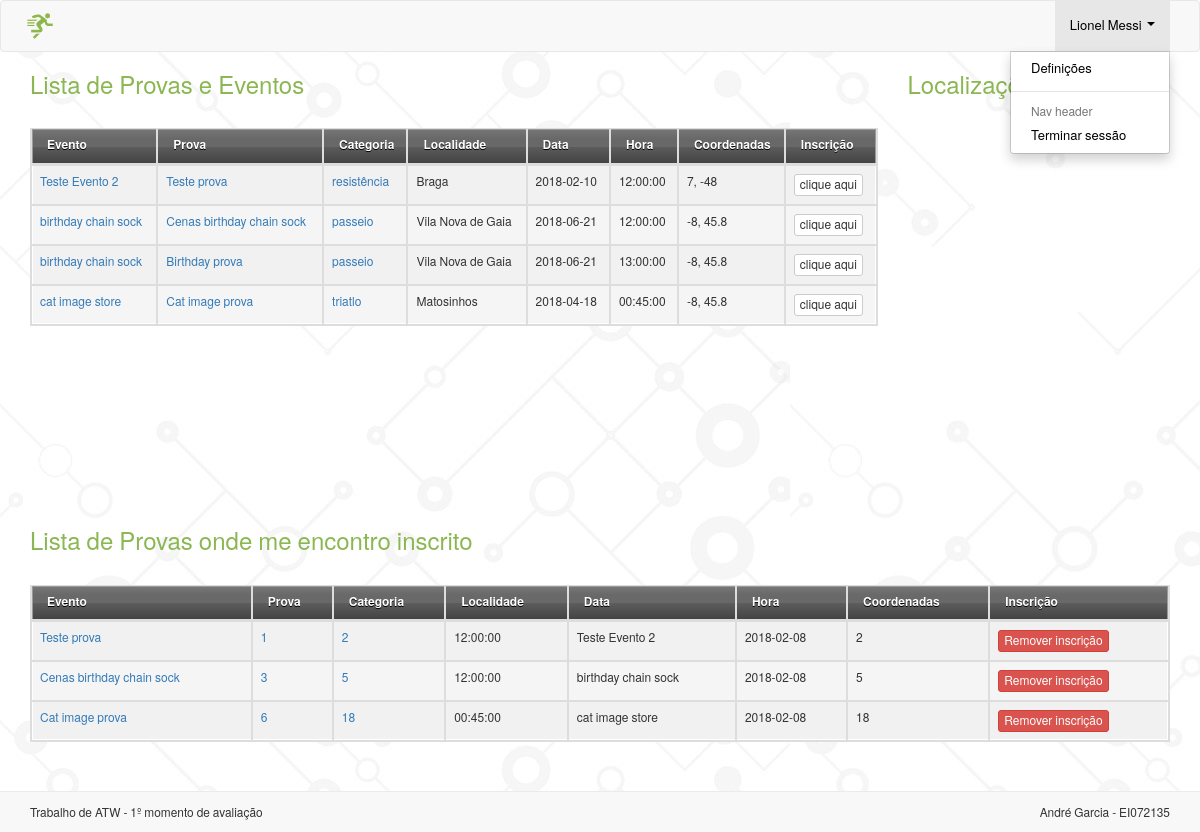
The app's page /provas.php (signed in) with its own data.
### tables this page shows
CREATE TABLE `prova` (
  `idp` int(11) NOT NULL,
  `designacao` text NOT NULL,
  `hora` time NOT NULL,
  `idevento` int(11) NOT NULL
);

CREATE TABLE `evento` (
  `ide` int(11) NOT NULL,
  `designacao` varchar(254) DEFAULT NULL,
  `local` varchar(500) NOT NULL,
  `coordenadas` text,
  `categoria` text NOT NULL,
  `dataevento` date NOT NULL,
  `ativo` tinyint(1) NOT NULL DEFAULT '1'
);

CREATE TABLE `inscricoes` (
  `idutilizador` int(11) NOT NULL,
  `idprova` int(11) NOT NULL,
  `datainsc` date NOT NULL,
  `datalimite` date NOT NULL
);

### provas.php (the view, shortened to what this page needs)
<?php
$connection       = ConnectDB::getInstance()->getConnection();
$query            = "SELECT * FROM prova INNER JOIN evento ON evento.ide = prova.idevento";
$results          = mysqli_query($connection, $query);
$query_inscricoes = "SELECT * FROM inscricoes INNER JOIN prova on prova.idp = inscricoes.idprova INNER JOIN evento on
               evento.ide = prova.idevento where idutilizador = ".$_SESSION['idu'];
$inscricoes       = mysqli_query($connection, $query_inscricoes)->fetch_all();
?>
<!doctype html>
<html lang="en">
<head>
  <link rel="stylesheet" href="https://maxcdn.bootstrapcdn.com/bootstrap/3.3.7/css/bootstrap.min.css">
  <link rel="stylesheet" href="assets/css/custom.css">
  <link rel="stylesheet" href="assets/css/tabela.css">
  <link rel="stylesheet" href="https://maxcdn.bootstrapcdn.com/font-awesome/4.7.0/css/font-awesome.min.css">
  <link rel="stylesheet" href="https://cdn.datatables.net/1.10.16/css/dataTables.bootstrap.min.css">
  <link href="https://cdnjs.cloudflare.com/ajax/libs/bootstrap-tour/0.11.0/css/bootstrap-tour.min.css"
        rel="stylesheet">
</head>
<body>
<nav class="navbar navbar-default no-margin-bottom">
  <div class="container">
    <div class="navbar-header">
      <a class="navbar-brand" href="#"><img class="img-responsive" src="assets/img/run_logo.png" /></a>
    </div>
    <div class="collapse navbar-collapse" id="bs-example-navbar-collapse-1">
      <ul class="nav navbar-nav navbar-right">
        <li class="dropdown open">
              <a href="#" class="dropdown-toggle" data-toggle="dropdown" role="button" aria-haspopup="true" aria-expanded="true"><?php echo $_SESSION['nome'] ?>
                <span class="caret"></span></a>
              <ul class="dropdown-menu">
                <li><a href="definicoes.php">Definições</a></li>
                <li role="separator" class="divider"></li>
                <li class="dropdown-header">Nav header</li>
                <li><a href="logout.php">Terminar sessão</a></li>
              </ul>
            </li>
      </ul>
    </div>
  </div>
</nav>
<div class="container">
  <div class="row">
    <div class="col-sm-9">
      <h3 class="titulo">Lista de Provas e Eventos</h3>
      <table id="prova" class="table table-striped table-bordered" cellspacing="0" width="100%">
        <thead>
        <tr>
          <th>Evento</th>
          <th>Prova</th>
          <th>Categoria</th>
          <th>Localidade</th>
          <th>Data</th>
          <th>Hora</th>
          <th>Coordenadas</th>
          <th>Inscrição</th>
        </tr>
        </thead>
        <tbody>
        <?php while ($row = mysqli_fetch_array($results)) { ?>
          <tr>
            <td><a href="#"><?= $row[5] ?></a></td>
            <td><a href="#"><?= $row[1] ?></a></td>
            <td><a href="#"><?= $row[8] ?></a></td>
            <td><?php echo($row[6]) ?></td>
            <td><?php echo($row[9]) ?></td>
            <td><?= $row[2] ?></td>
            <td><?= $row[7] ?></td>
            <td>
              <button id="inscrever_prova" type="submit" value="<?= $row[0]; ?>" class="btn btn-default btn-xs
              inscrever_prova">clique aqui</button>
            </td>
          </tr>
        <?php } ?>
        </tbody>
      </table>
    </div>
    <div class="col-sm-3">
      <h3 class="titulo">Localizações</h3>
      <div id="map"></div>
    </div>
  </div>
  <div class="row">
    <div class="col-sm-12">
      <h3 class="titulo">Lista de Provas onde me encontro inscrito</h3>
        <?php if (empty($inscricoes)){ ?>
            <table id="inscrito" class="hide table table-striped table-bordered" cellspacing="0" width="100%">
        <thead>
        <tr>
          <th>Evento</th>
          <th>Prova</th>
          <th>Categoria</th>
          <th>Localidade</th>
          <th>Data</th>
          <th>Hora</th>
          <th>Coordenadas</th>
          <th>Inscrição</th>
        </tr>
        </thead>
        <tbody>
        </tbody>
            </table>
          <u id="zero_inscritos">Não se encontra inscrito em nenhuma prova!</u>
        <?php } else
        { ?>
      <table id="inscrito" class="table table-striped table-bordered" cellspacing="0" width="100%">
        <thead>
        <tr>
          <th>Evento</th>
          <th>Prova</th>
          <th>Categoria</th>
          <th>Localidade</th>
          <th>Data</th>
          <th>Hora</th>
          <th>Coordenadas</th>
          <th>Inscrição</th>
        </tr>
        </thead>
        <tbody>
        <?php
        foreach ($inscricoes as $row) { ?>
          <tr>
            <td><a href="#"><?= $row[5] ?></a></td>
            <td><a href="#"><?= $row[1] ?></a></td>
            <td><a href="#"><?= $row[8] ?></a></td>
            <td><?php echo($row[6]) ?></td>
            <td><?php echo($row[9]) ?></td>
            <td><?= $row[2] ?></td>
            <td><?= $row[7] ?></td>
            <td>
              <button id="inscrever" type="button" value="<?= $row[1]; ?>" class="btn btn-danger btn-xs remover_prova">
                Remover inscrição</button>
            </td>
          </tr>
        <?php } ?>
        <?php } ?>
        </tbody>
      </table>
    </div>
  </div>
</div>
<div class="navbar navbar-fixed-bottom">
  <div class="container-fluid"
       style="background-color: #F8F8F8; padding: 10px; border-top: 1px solid #ebebeb; margin-top:25px;">
    <div class="container">
      <div class="row">
        <div class="col-sm-6" style="background-color: #F8F8F8">
          <small>Trabalho de ATW - 1º momento de avaliação</small>
        </div>
        <div class="col-sm-6" style="text-align:right;">
          <small>André Garcia - EI072135</small>
        </div>
      </div>
    </div>
  </div>
</div>
</body>
</html>

### assets/css/custom.css (style rules this page uses)
body { background-image: url("../img/upgridbackground.jpg"); font-family: FontAwesome, Helvetica Neue, Helvetica, Arial, sans-serif; }
.navbar-brand { color: #000 !important; }
.navbar-brand { padding: 0px; }
.navbar-brand>img { height: 100%; padding: 10px; width: auto; }
.navbar-brand { width: 300px; }
.nav a { color: black !important; font-size: 13px !important; }
.no-margin-bottom { margin-bottom: 0px !important; }
.titulo { color:#8BB753; }
body { padding-bottom: 70px; }

### assets/css/tabela.css (style rules this page uses)
table { background: #f5f5f5; border-collapse: separate; box-shadow: inset 0 1px 0 #fff; font-size: 12px; line-height: 24px; margin: 30px auto; text-align: left; width: 800px; }
th { background: url(https://jackrugile.com/images/misc/noise-diagonal.png), linear-gradient(#777, #444); border-left: 1px solid #555; border-right: 1px solid #777; border-top: 1px solid #555; border-bottom: 1px solid #333; box-shadow: inset 0 1px 0 #999; color: #fff !important; padding-left: 10px; font-weight: bold; padding: 10px 15px; position: relative; text-shadow: 0 1px 0 #000; padding-left: 15px !important; }
th:after { background: linear-gradient(rgba(255,255,255,0), rgba(255,255,255,.08)); content: ''; display: block; height: 25%; left: 0; margin: 1px 0 0 0; position: absolute; top: 25%; width: 100%; }
th:first-child { border-left: 1px solid #777; box-shadow: inset 1px 1px 0 #999; }
th:last-child { box-shadow: inset -1px 1px 0 #999; }
td { border-right: 1px solid #fff; border-left: 1px solid #e8e8e8; border-top: 1px solid #fff; border-bottom: 1px solid #e8e8e8; padding: 10px 15px; position: relative; transition: all 300ms; }
td:first-child { box-shadow: inset 1px 0 0 #fff; }
td:last-child { border-right: 1px solid #e8e8e8; box-shadow: inset -1px 0 0 #fff; }
tr { background: url(https://jackrugile.com/images/misc/noise-diagonal.png); }
tr:nth-child(odd) td { background: #f1f1f1 url(https://jackrugile.com/images/misc/noise-diagonal.png); }
tr:last-of-type td { box-shadow: inset 0 -1px 0 #fff; }
tr:last-of-type td:first-child { box-shadow: inset 1px -1px 0 #fff; }
tr:last-of-type td:last-child { box-shadow: inset -1px -1px 0 #fff; }

### provas.php (style rules this page uses)
#map { height : 400px; width : 100%; }

### records on screen
prova: idevento.designacao "Teste Evento 2", designacao "Teste prova", idevento.categoria "resistência", idevento.local "Braga", idevento.dataevento "2018-02-10", hora "12:00:00", idevento.coordenadas "7, -48", $row[0] 1 (drawn)
prova: idevento.designacao "birthday chain sock", designacao "Cenas birthday chain sock", idevento.categoria "passeio", idevento.local "Vila Nova de Gaia", idevento.dataevento "2018-06-21", hora "12:00:00", idevento.coordenadas "-8, 45.8", $row[0] 3 (drawn)
prova: idevento.designacao "birthday chain sock", designacao "Birthday prova", idevento.categoria "passeio", idevento.local "Vila Nova de Gaia", idevento.dataevento "2018-06-21", hora "13:00:00", idevento.coordenadas "-8, 45.8", $row[0] 5 (drawn)
prova: idevento.designacao "cat image store", designacao "Cat image prova", idevento.categoria "triatlo", idevento.local "Matosinhos", idevento.dataevento "2018-04-18", hora "00:45:00", idevento.coordenadas "-8, 45.8", $row[0] 6 (drawn)
inscricoes: idprova.designacao "Teste prova", idprova "1", evento.ide "2", idprova.hora "12:00:00", evento.designacao "Teste Evento 2", datainsc "2018-02-08", idprova.idevento "2"
inscricoes: idprova.designacao "Cenas birthday chain sock", idprova "3", evento.ide "5", idprova.hora "12:00:00", evento.designacao "birthday chain sock", datainsc "2018-02-08", idprova.idevento "5"
inscricoes: idprova.designacao "Cat image prova", idprova "6", evento.ide "18", idprova.hora "00:45:00", evento.designacao "cat image store", datainsc "2018-02-08", idprova.idevento "18"

### other values on screen
$_SESSION['nome'] "Lionel Messi"
